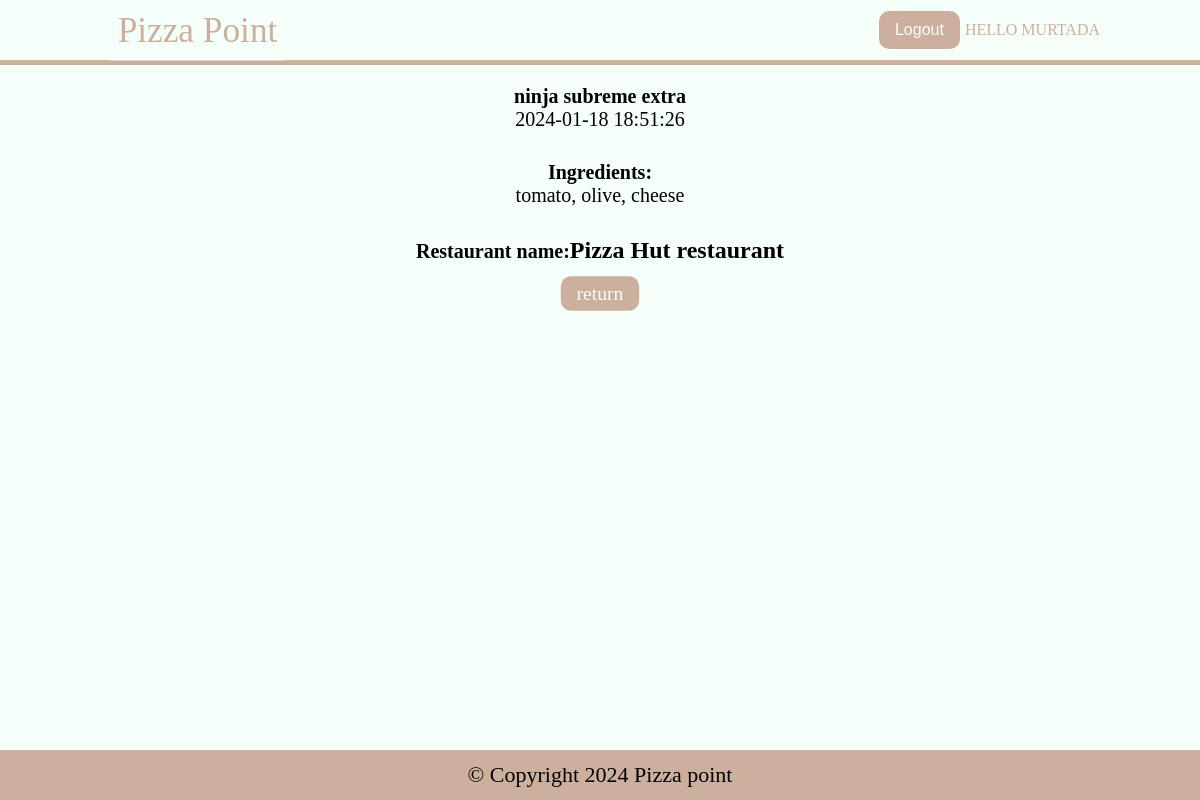
Page /clients/details/63 (signed in) on the committed database.
### tables this page shows
CREATE TABLE `pizzas` (
  `id` int(11) NOT NULL,
  `restaurant_id` int(11) NOT NULL,
  `title` varchar(255) NOT NULL,
  `ingredients` varchar(255) NOT NULL,
  `price` int(11) DEFAULT NULL,
  `created_at` timestamp NOT NULL DEFAULT current_timestamp()
);

CREATE TABLE `restaurants` (
  `id` int(11) NOT NULL,
  `name` varchar(255) NOT NULL,
  `email` varchar(255) NOT NULL,
  `password` varchar(255) NOT NULL,
  `account_type` varchar(255) DEFAULT 'restaurant'
);

### app/controllers/Clients.php (called while the page is built, shortened)
<?php
class Clients extends Controller
{
    private $clientModel;
    public function __construct()
    {
        $this->clientModel = $this->model('client');
    }
    public function details($id)
    {
        $result = $this->clientModel->getDetails($id);
        $data = [
            'pizza' => $result['pizza'],
            'res_name' => $result['res_name']
        ];
        $this->view('client/details', $data);
    }
}

### app/libraries/Core.php (called while the page is built, shortened)
<?php
class Core
{
    protected $routes = [
        'home' => ['controller' => 'clients', 'method' => 'index'],
        'bb' => ['controller' => 'SomeOtherController', 'method' => 'someMethod'],
    ];
    protected $currentController = 'users';
    protected $currentMethod = 'register';
    protected $params = [];
    public function __construct()
    {
        $url = $this->getUrl();
        if (!empty($url) && isset($this->routes[$url[0]])) {
            $route = $this->routes[$url[0]];
            $this->currentController = $route['controller'];
            $this->currentMethod = $route['method'];
            require_once '../app/controllers/' . $this->currentController  . '.php';
            $this->currentController = new $this->currentController;
            unset($url);
        } else {
            if (!empty($url) && file_exists('../app/controllers/' . ucwords($url[0]) . '.php')) {
                $this->currentController = ucwords($url[0]);
                unset($url[0]);
            }
            $this->currentController = new $this->currentController;
            if (isset($url[1])) {
                if (method_exists($this->currentController, $url[1])) {
                    $this->currentMethod = $url[1];
                    unset($url[1]);
                }
            }
            $this->params = $url ? array_values($url) : [];
        }
        call_user_func_array([$this->currentController, $this->currentMethod], $this->params);
    }
    public function getUrl()
    {
        if (isset($_GET['url'])) {
            $url = rtrim($_GET['url'], '/');
            $url = filter_var($url, FILTER_SANITIZE_URL);
            $url = explode('/', $url);
            return $url;
        }
    }
}

### public/index.php (called while the page is built, shortened)
<?php
    $init = new Core;
?>

### app/libraries/Database.php (called while the page is built, shortened)
<?php
class Database {
    private $host = DB_HOST;
    private $user = DB_USER;
    private $pass = DB_PASS;
    private $dbname = DB_NAME;
    private $dbh;
    private $stmt;
    public function __construct() {
        $dsn = 'mysql:host=' . $this->host . ';dbname=' . $this->dbname;
        try{
            $this->dbh = new PDO($dsn, $this->user, $this->pass);
        }catch(PDOException $e) {
            $this->error = $e->getMessage();
            echo $this->error;
        }
    }
    public function query($sql) {
        $this->stmt = $this->dbh->prepare($sql);
    }
    public function bind($param, $value, $type = null) {
        if(is_null($type)){
            switch(true){
                case is_int($value):
                    $type = PDO::PARAM_INT;
                    break;
                default:
                $type = PDO::PARAM_STR;
            }
        }
        $this->stmt->bindValue($param, $value, $type);
    }
    public function execute() {
        return $this->stmt->execute();
    }
    public function single() {
        $this->execute();
        return $this->stmt->fetch(PDO::FETCH_OBJ);
    }
}

### app/models/Client.php (called while the page is built, shortened)
<?php
class client
{
    private $db;
    public function __construct()
    {
        $this->db = new Database;
    }
    public function getDetails($id)
    {
        $this->db->query('SELECT * FROM pizzas WHERE id = :id');
        $this->db->bind('id', $id);
        if ($pizza = $this->db->single()) {
            $this->db->query('SELECT name FROM restaurants WHERE id = :id');
            $this->db->bind(':id', $pizza->restaurant_id);
            $res_name = $this->db->single();
            $results = [
                'pizza' => $pizza,
                'res_name' => $res_name
            ];
            return $results;
        } else {
            return false;
        }
    }
}

### app/views/client/details.php (the view)
<?php require APPROOT . '/views/inc/header.php'; ?>
<div class="details">
	<?php if ($data['pizza']) : ?>
		<h4><?php echo $data['pizza']->title; ?></h4>
		<p><?php echo date($data['pizza']->created_at); ?></p>
		<h5>Ingredients:</h5>
		<p><?php echo $data['pizza']->ingredients; ?></p>
		<div class="name">
			<h5>Restaurant name:</h5>
			<h6><?php echo $data['res_name']->name ;?> restaurant</h6>
		</div>
		<a href="<?php echo URLROOT; ?>/clients/restaurant/<?php echo $_SESSION['res_id'];?>" class="return">return</a>
	<?php else : ?>
		<h5>No such pizza exists.</h5>
	<?php endif ?>
</div>
<?php require APPROOT . '/views/inc/footer.php'; ?>

### public/css/style.css (style rules this page uses)
:root { --primary-color: #ccb09d; --white-color: #f5fffa; }
* { box-sizing: border-box; padding: 0; margin: 0; }
html, body { font-size: 62.5%; background: var(--white-color); }
h4 { text-align: center; font-size: 2.8rem; margin-top: 1rem; }
a { cursor: pointer; color: var(--white-color); background: var(--primary-color); text-align: center; display: inline-block; text-decoration: none; padding: 1rem 1.6rem; border-radius: 1rem; transform: scale(0.98); }
h6 { font-size: 2rem; margin-bottom: 0.2rem; }
.details { display: flex; flex-direction: column; justify-content: center; align-items: center; }
.details p { margin-bottom: 3rem; }
.details h4, .details p, .details h5, .details h5 { font-size: 2rem; }
.details .name { display: flex; justify-content: center; align-items: center; }
.details .name h6 { font-size: 2.4rem; }
.details .return { padding: 0.6rem 1.6rem; font-size: 2rem; margin: 1rem 0; }

### rows in the picture
pizzas: title "ninja subreme extra", created_at "2024-01-18 18:51:26", ingredients "tomato, olive, cheese"
restaurants: name "Pizza Hut"

### other values in the picture
$_SESSION['user_name'] "MURTADA"
